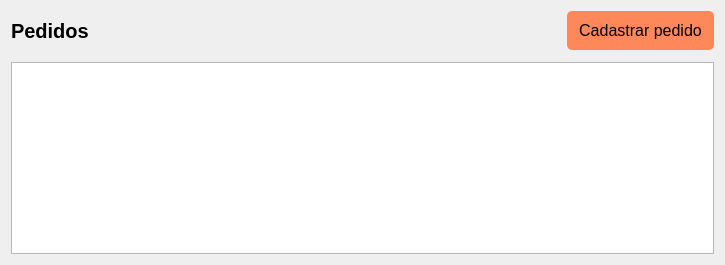
         <widget class="QWidget" name="order">
          <layout class="QGridLayout" name="gridLayout_5">
           <property name="verticalSpacing">
            <number>12</number>
           </property>
           <item row="0" column="0">
            <layout class="QHBoxLayout" name="horizontalLayout_3">
             <item>
              <widget class="QLabel" name="label_5">
               <property name="font">
                <font>
                 <pointsize>15</pointsize>
                 <bold>true</bold>
                </font>
               </property>
               <property name="text">
                <string>Pedidos</string>
               </property>
              </widget>
             </item>
             <item>
              <spacer name="horizontalSpacer_5">
               <property name="orientation">
                <enum>Qt::Orientation::Horizontal</enum>
               </property>
               <property name="sizeHint" stdset="0">
                <size>
                 <width>478</width>
                 <height>20</height>
                </size>
               </property>
              </spacer>
             </item>
             <item>
              <widget class="QPushButton" name="pushButton">
               <property name="font">
                <font>
                 <pointsize>12</pointsize>
                </font>
               </property>
               <property name="styleSheet">
                <string notr="true">border-radius: 5px;
background-color: #FF885B;
padding-top: 10px;
padding-bottom: 10px;
padding-left: 12px;
padding-right: 12px;</string>
               </property>
               <property name="text">
                <string>Cadastrar pedido</string>
               </property>
              </widget>
             </item>
            </layout>
           </item>
           <item row="1" column="0">
            <widget class="QTableView" name="order_table"/>
           </item>
          </layout>
         </widget>
